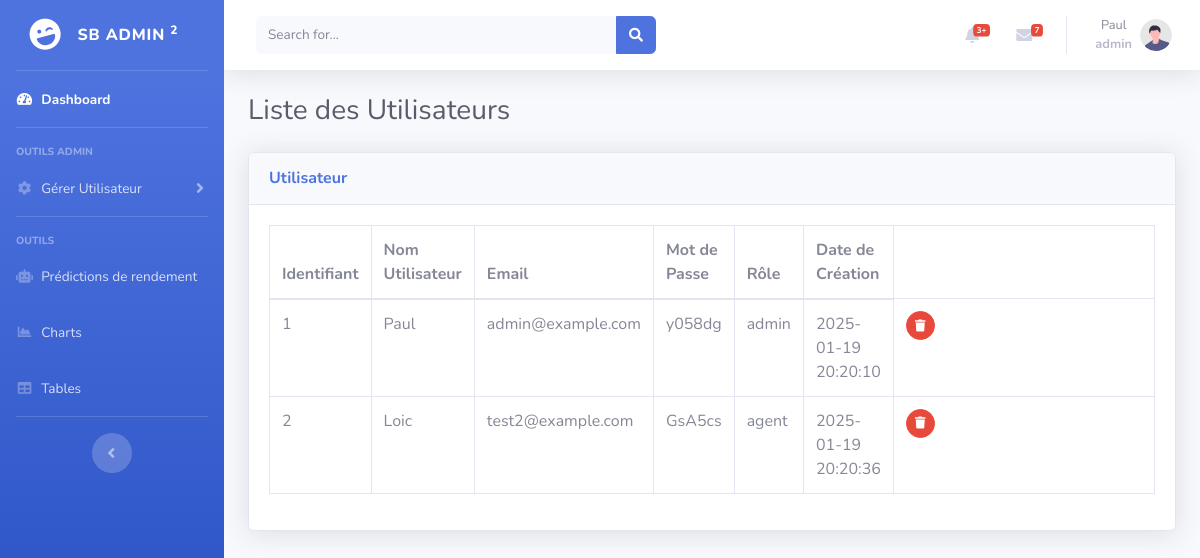
/admin/show_users (signed in), run on the app's committed database.
### models/user_model.py (models this page shows)
class User(db.Model):
  __tablename__= "users"
  id = db.Column(db.Integer, primary_key=True)
  username = db.Column(db.String(100), unique=True, nullable=False)
  email = db.Column(db.String(120), unique=True, nullable=False)
  password = db.Column(db.String(200), nullable=False)
  role = db.Column(db.String(50), nullable=False)
  date_created = db.Column(db.DateTime, default=db.func.current_timestamp(), nullable=True)

### controllers/admin_routes.py (the view)
@admin_bp.route('/show_users', methods=['GET'])
def show_users():
    users = User.query.all()
    current_user = User.query.filter_by(email=session['email']).first()
    return render_template('Admin/show_users.html', current_user=current_user ,users=users)

### templates/admin/show_users.html (shortened to what this page needs)
{% extends "layout.html" %}
{% block content %}
<div id="content-wrapper" class="d-flex flex-column">
    <div id="content">
        <nav class="navbar navbar-expand navbar-light bg-white topbar mb-4 static-top shadow">
            <form class="d-none d-sm-inline-block form-inline mr-auto ml-md-3 my-2 my-md-0 mw-100 navbar-search">
                <div class="input-group">
                    <input type="text" class="form-control bg-light border-0 small" placeholder="Search for..."
                        aria-label="Search" aria-describedby="basic-addon2">
                    <div class="input-group-append">
                        <button class="btn btn-primary" type="button">
                            <i class="fas fa-search fa-sm"></i>
                        </button>
                    </div>
                </div>
            </form>
            <ul class="navbar-nav ml-auto">
                <li class="nav-item dropdown no-arrow mx-1">
                    <a class="nav-link dropdown-toggle" href="#" id="alertsDropdown" role="button"
                        data-toggle="dropdown" aria-haspopup="true" aria-expanded="false">
                        <i class="fas fa-bell fa-fw"></i>
                        <span class="badge badge-danger badge-counter">3+</span>
                    </a>
                </li>
                <li class="nav-item dropdown no-arrow mx-1">
                    <a class="nav-link dropdown-toggle" href="#" id="messagesDropdown" role="button"
                        data-toggle="dropdown" aria-haspopup="true" aria-expanded="false">
                        <i class="fas fa-envelope fa-fw"></i>
                        <span class="badge badge-danger badge-counter">7</span>
                    </a>
                </li>
                <li class="nav-item dropdown no-arrow">
                    <a class="nav-link dropdown-toggle d-flex align-items-center" href="#" id="userDropdown"
                    role="button" data-toggle="dropdown" aria-haspopup="true" aria-expanded="false">
                    <div class="text-center">
                        <span class="d-block text-gray-600 small">{{ current_user.username }}</span>
                        <span class="d-block text-gray-500 small"><strong>{{ current_user.role }}</strong></span>
                    </div>
                    <img class="img-profile rounded-circle ml-2"
                        src="{{ url_for('static', filename='assets/img/undraw_profile.svg') }}">
                </a>
                </li>
            </ul>
        </nav>
        <div class="container-fluid">
            <div class="d-sm-flex align-items-center justify-content-between mb-4">
                <h1 class="h3 mb-0 text-gray-800">Liste des Utilisateurs</h1>
            </div>
            <div class="card shadow mb-4">
                <div class="card-header py-3">
                    <h6 class="m-0 font-weight-bold text-primary">Utilisateur </h6>
                </div>
                <div class="card-body">
                    <div class="table-responsive">
                        <div id="dataTable_wrapper" class="dataTables_wrapper dt-bootstrap4">
                            <div class="row">
                                <div class="col-sm-12">
                                    <table class="table table-bordered dataTable" id="dataTable" width="100%"
                                        cellspacing="0" role="grid" aria-describedby="dataTable_info"
                                        style="width: 100%;">
                                        <thead>
                                            <tr role="row">
                                                <th class="sorting sorting_asc" tabindex="0" aria-controls="dataTable"
                                                    rowspan="1" colspan="1" aria-sort="ascending"
                                                    aria-label="Name: activate to sort column descending"
                                                    style="width: 57.2px;">Identifiant</th>
                                                <th class="sorting" tabindex="0" aria-controls="dataTable" rowspan="1"
                                                    colspan="1" aria-label="Email: activate to sort column ascending"
                                                    style="width: 61.2px;">Nom Utilisateur</th>
                                                <th class="sorting" tabindex="0" aria-controls="dataTable" rowspan="1"
                                                    colspan="1" aria-label="Role: activate to sort column ascending"
                                                    style="width: 49.2px;">Email</th>
                                                <th class="sorting" tabindex="0" aria-controls="dataTable" rowspan="1"
                                                    colspan="1" aria-label="Age: activate to sort column ascending"
                                                    style="width: 49.2px;">Mot de Passe</th>
                                                <th class="sorting" tabindex="0" aria-controls="dataTable" rowspan="1"
                                                    colspan="1" aria-label="Start Date: activate to sort column ascending"
                                                    style="width: 49.2px;">Rôle</th>
                                                <th class="sorting" tabindex="0" aria-controls="dataTable" rowspan="1"
                                                    colspan="1" aria-label="Salary: activate to sort column ascending"
                                                    style="width: 49.2px;">Date de Création</th>
                                            </tr>
                                        </thead>
                                        <tbody>
                                            {% for user in users %}
                                            <tr class="{% if loop.index0 % 2 == 0 %}even{% else %}odd{% endif %}">
                                                <td class="sorting_1">{{ user.id }}</td>
                                                <td>{{ user.username  }}</td>
                                                <td>{{ user.email }}</td>
                                                <td>{{ user.password[20:26] }}</td>
                                                <td>{{ user.role }}</td>
                                                <td>{{ user.date_created }}</td>
                                                <td>
                                                    <form action="{{ url_for('admin.delete_user', user_id=user.id) }}" method="post" style="display: inline;">
                                                        <button type="submit" class="btn btn-danger btn-circle btn-sm" onclick="return confirm('Are you sure you want to delete this user?');">
                                                            <i class="fas fa-trash"></i>
                                                        </button>
                                                    </form>
                                                </td>
                                            </tr>
                                            {% endfor %}
                                        </tbody>
                                    </table>
                                </div>
                            </div>
                        </div>
                    </div>
                </div>
            </div>
            {% endblock %}

### data on the page
User: username "Paul", role "admin", id "1", email "admin@example.com", password "y058dg", date_created "2025-01-19 20:20:10"
User: id "2", username "Loic", email "test2@example.com", password "GsA5cs", role "agent", date_created "2025-01-19 20:20:36"
